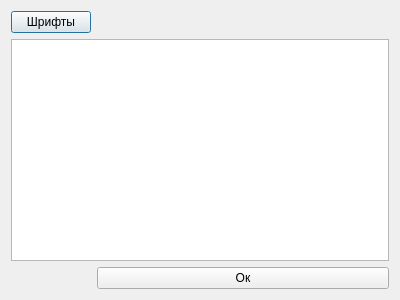
<?xml version="1.0" encoding="UTF-8"?>
<ui version="4.0">
 <class>EditFile</class>
 <widget class="QDialog" name="EditFile">
  <property name="geometry">
   <rect>
    <x>0</x>
    <y>0</y>
    <width>400</width>
    <height>300</height>
   </rect>
  </property>
  <property name="windowTitle">
   <string>Dialog</string>
  </property>
  <layout class="QFormLayout" name="formLayout">
   <item row="0" column="0">
    <widget class="QPushButton" name="Font_edit">
     <property name="text">
      <string>Шрифты</string>
     </property>
    </widget>
   </item>
   <item row="1" column="0" colspan="2">
    <widget class="QTextEdit" name="textEdit"/>
   </item>
   <item row="2" column="1">
    <widget class="QPushButton" name="OK">
     <property name="text">
      <string>Ок</string>
     </property>
    </widget>
   </item>
  </layout>
 </widget>
 <resources/>
 <connections/>
</ui>
